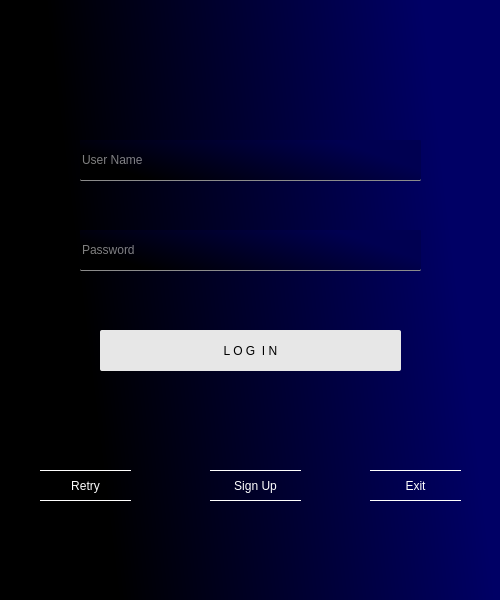
<?xml version="1.0" encoding="UTF-8"?>
<ui version="4.0">
 <class>Form</class>
 <widget class="QWidget" name="Form">
  <property name="geometry">
   <rect>
    <x>0</x>
    <y>0</y>
    <width>500</width>
    <height>600</height>
   </rect>
  </property>
  <property name="windowTitle">
   <string>Form</string>
  </property>
  <widget class="QWidget" name="widget" native="true">
   <property name="geometry">
    <rect>
     <x>0</x>
     <y>0</y>
     <width>500</width>
     <height>600</height>
    </rect>
   </property>
   <widget class="QLabel" name="label">
    <property name="geometry">
     <rect>
      <x>0</x>
      <y>0</y>
      <width>500</width>
      <height>600</height>
     </rect>
    </property>
    <property name="styleSheet">
     <string notr="true">background-color: qlineargradient(spread:pad, x1:0.176136, y1:0.585227, x2:0.914773, y2:0.477273, stop:0 rgba(0, 0, 0, 255), stop:1 rgba(0, 0, 101, 255));
</string>
    </property>
    <property name="text">
     <string/>
    </property>
   </widget>
   <widget class="QLabel" name="label_2">
    <property name="geometry">
     <rect>
      <x>30</x>
      <y>20</y>
      <width>311</width>
      <height>51</height>
     </rect>
    </property>
    <property name="text">
     <string/>
    </property>
    <property name="pixmap">
     <pixmap>../../Pictures/project 1/png/logo-no-background.png</pixmap>
    </property>
    <property name="scaledContents">
     <bool>true</bool>
    </property>
   </widget>
   <widget class="QPushButton" name="pushButton">
    <property name="geometry">
     <rect>
      <x>100</x>
      <y>330</y>
      <width>301</width>
      <height>41</height>
     </rect>
    </property>
    <property name="cursor">
     <cursorShape>PointingHandCursor</cursorShape>
    </property>
    <property name="styleSheet">
     <string notr="true">QPushButton#pushButton{
background-color: rgb(231, 231, 231);
font: 11pt &quot;Segoe UI&quot;;
font: 700 12pt &quot;Calibri&quot;;
color: rgb(0, 0, 0);
border-radius: 2px;
}

QPushButton#pushButton:pressed{
padding-left: 5px;
padding-top: 5px;
background-position: calc(100% - 10px)center;
}</string>
    </property>
    <property name="text">
     <string>L O G  I N</string>
    </property>
   </widget>
   <widget class="QPushButton" name="pushButton_3">
    <property name="geometry">
     <rect>
      <x>210</x>
      <y>470</y>
      <width>91</width>
      <height>31</height>
     </rect>
    </property>
    <property name="cursor">
     <cursorShape>PointingHandCursor</cursorShape>
    </property>
    <property name="styleSheet">
     <string notr="true">QPushButton#pushButton_3{
background-color: transparent;
font: 10pt &quot;Segoe UI&quot;;
color: rgb(255, 255, 255);
border-top : 1px solid white;
border-bottom : 1px solid white;
}

QPushButton#pushButton_3:pressed{
padding-left: 5px;
padding-top: 5px;
background-position: calc(100% - 10px)center;
}
</string>
    </property>
    <property name="text">
     <string>Sign Up</string>
    </property>
    <property name="flat">
     <bool>true</bool>
    </property>
   </widget>
   <widget class="QPushButton" name="pushButton_4">
    <property name="geometry">
     <rect>
      <x>370</x>
      <y>470</y>
      <width>91</width>
      <height>31</height>
     </rect>
    </property>
    <property name="cursor">
     <cursorShape>PointingHandCursor</cursorShape>
    </property>
    <property name="styleSheet">
     <string notr="true">QPushButton#pushButton_4{
background-color: transparent;
font: 10pt &quot;Segoe UI&quot;;
color: rgb(255, 255, 255);
border-top : 1px solid white;
border-bottom : 1px solid white;
}

QPushButton#pushButton_4:pressed{
padding-left: 5px;
padding-top: 5px;
background-position: calc(100% - 10px)center;
}
</string>
    </property>
    <property name="text">
     <string>Exit</string>
    </property>
    <property name="flat">
     <bool>true</bool>
    </property>
   </widget>
   <widget class="QPushButton" name="pushButton_5">
    <property name="geometry">
     <rect>
      <x>40</x>
      <y>470</y>
      <width>91</width>
      <height>31</height>
     </rect>
    </property>
    <property name="cursor">
     <cursorShape>PointingHandCursor</cursorShape>
    </property>
    <property name="styleSheet">
     <string notr="true">QPushButton#pushButton_5{
background-color: transparent;
font: 10pt &quot;Segoe UI&quot;;
color: rgb(255, 255, 255);
border-top : 1px solid white;
border-bottom : 1px solid white;
}

QPushButton#pushButton_5:pressed{
padding-left: 5px;
padding-top: 5px;
background-position: calc(100% - 10px)center;
}
</string>
    </property>
    <property name="text">
     <string>Retry</string>
    </property>
    <property name="flat">
     <bool>true</bool>
    </property>
   </widget>
   <widget class="QLineEdit" name="lineEdit">
    <property name="geometry">
     <rect>
      <x>80</x>
      <y>230</y>
      <width>341</width>
      <height>41</height>
     </rect>
    </property>
    <property name="styleSheet">
     <string notr="true">color: rgb(255, 255, 255);
font: 11pt &quot;Segoe UI&quot;;
background-color: qlineargradient(spread:pad, x1:0.147727, y1:0.829545, x2:0.9375, y2:0.563, stop:0 rgba(0, 0, 0, 255), stop:1 rgba(0, 0, 81, 255));
border-radius : 1px;
border-bottom : 1px solid rgb(139, 139, 139);</string>
    </property>
    <property name="placeholderText">
     <string>Password</string>
    </property>
   </widget>
   <widget class="QLineEdit" name="lineEdit_2">
    <property name="geometry">
     <rect>
      <x>80</x>
      <y>140</y>
      <width>341</width>
      <height>41</height>
     </rect>
    </property>
    <property name="styleSheet">
     <string notr="true">color: rgb(255, 255, 255);
font: 11pt &quot;Segoe UI&quot;;
background-color: qlineargradient(spread:pad, x1:0.147727, y1:0.829545, x2:0.9375, y2:0.563, stop:0 rgba(0, 0, 0, 255), stop:1 rgba(0, 0, 81, 255));
border-radius : 1px;
border-bottom : 1px solid rgb(139, 139, 139);</string>
    </property>
    <property name="inputMask">
     <string/>
    </property>
    <property name="text">
     <string/>
    </property>
    <property name="placeholderText">
     <string>User Name</string>
    </property>
   </widget>
   <widget class="QLabel" name="label_3">
    <property name="geometry">
     <rect>
      <x>30</x>
      <y>80</y>
      <width>441</width>
      <height>221</height>
     </rect>
    </property>
    <property name="text">
     <string/>
    </property>
    <property name="pixmap">
     <pixmap>../../Downloads/Untitled_Project_V4.gif</pixmap>
    </property>
    <property name="scaledContents">
     <bool>true</bool>
    </property>
   </widget>
  </widget>
 </widget>
 <resources/>
 <connections/>
</ui>
